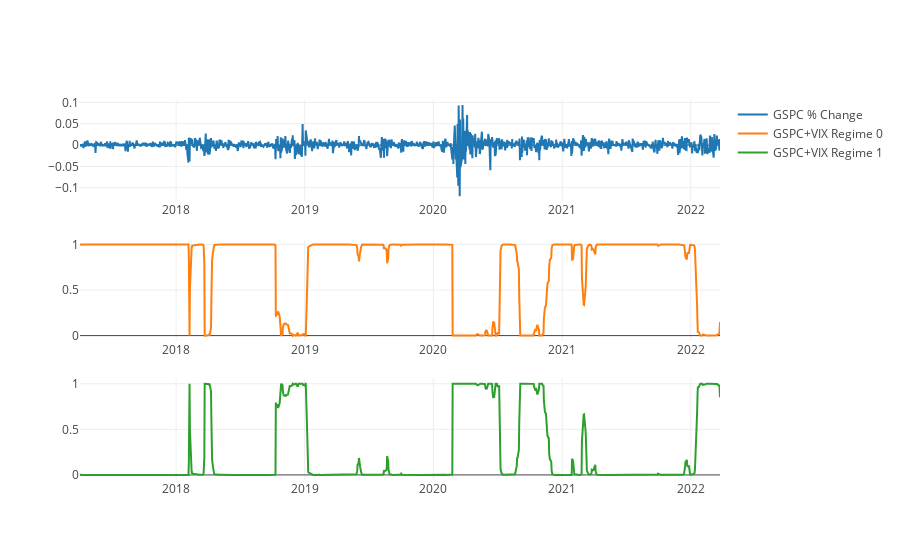

Here is the notebook cell this chart was saved with:
### Markdown cell above
##### Get MSDR - GSPC Classifications

### Code cell
msdr_model = sm.tsa.MarkovRegression(endog=gspc_pct['close'], k_regimes=nRegimes,
    trend='c', exog=vix_pct["close"], switching_variance=True)

msdr_model_results = msdr_model.fit(iter=nIter)

# print model training summary
# print(msdr_model_results.summary())

marg_probs_msdr = [msdr_model_results.smoothed_marginal_probabilities[i] for i in range(nRegimes)]

fig = make_subplots(rows=nRegimes+1, cols = 1)
fig.update_layout(template = style)
fig.add_trace(
        go.Scatter(y = gspc_pct["close"], x = gspc_pct.index, name = "GSPC % Change"),
        row = 1, col = 1
    )

for i in range(nRegimes):
    fig.add_trace(
        go.Scatter(y = marg_probs_msdr[i], x = gspc_pct.index, name = "GSPC+VIX Regime "+str(i)), 
        row=i+2, col=1,
    )

fig.show()
hidden_states_msdr_both = (marg_probs_msdr[0] > .5)*1

### Figure 1 — Plotly figure (JSON) as saved in the notebook; plotly's stock layout.template omitted (floating-point values rounded to 4 significant figures; data arrays with more than 128 entries replaced by an {"elided": "..."} marker saying what was removed)
{"data": [{"name": "GSPC % Change", "type": "scatter", "x": {"elided": "1255 str values"}, "xaxis": "x", "y": {"elided": "1255 float values"}, "yaxis": "y"}, {"name": "GSPC+VIX Regime 0", "type": "scatter", "x": {"elided": "1255 str values"}, "xaxis": "x2", "y": {"elided": "1255 float values"}, "yaxis": "y2"}, {"name": "GSPC+VIX Regime 1", "type": "scatter", "x": {"elided": "1255 str values"}, "xaxis": "x3", "y": {"elided": "1255 float values"}, "yaxis": "y3"}], "layout": {"xaxis": {"anchor": "y", "domain": [0, 1]}, "xaxis2": {"anchor": "y2", "domain": [0, 1]}, "xaxis3": {"anchor": "y3", "domain": [0, 1]}, "yaxis": {"anchor": "x", "domain": [0.7333, 1]}, "yaxis2": {"anchor": "x2", "domain": [0.3667, 0.6333]}, "yaxis3": {"anchor": "x3", "domain": [0, 0.2667]}}}
